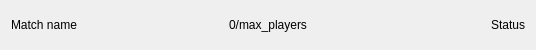
<?xml version="1.0" encoding="UTF-8"?>
<ui version="4.0">
 <class>Form</class>
 <widget class="QWidget" name="Form">
  <property name="geometry">
   <rect>
    <x>0</x>
    <y>0</y>
    <width>536</width>
    <height>50</height>
   </rect>
  </property>
  <property name="minimumSize">
   <size>
    <width>0</width>
    <height>50</height>
   </size>
  </property>
  <property name="maximumSize">
   <size>
    <width>16777215</width>
    <height>50</height>
   </size>
  </property>
  <property name="windowTitle">
   <string>Form</string>
  </property>
  <layout class="QHBoxLayout" name="horizontalLayout_2">
   <item>
    <layout class="QHBoxLayout" name="horizontalLayout">
     <item>
      <widget class="QLabel" name="name">
       <property name="text">
        <string>Match name</string>
       </property>
      </widget>
     </item>
     <item>
      <widget class="QLabel" name="current_players">
       <property name="text">
        <string>0/max_players</string>
       </property>
       <property name="alignment">
        <set>Qt::AlignCenter</set>
       </property>
      </widget>
     </item>
     <item>
      <widget class="QLabel" name="status">
       <property name="text">
        <string>Status</string>
       </property>
       <property name="alignment">
        <set>Qt::AlignRight|Qt::AlignTrailing|Qt::AlignVCenter</set>
       </property>
      </widget>
     </item>
    </layout>
   </item>
  </layout>
 </widget>
 <resources/>
 <connections/>
</ui>
